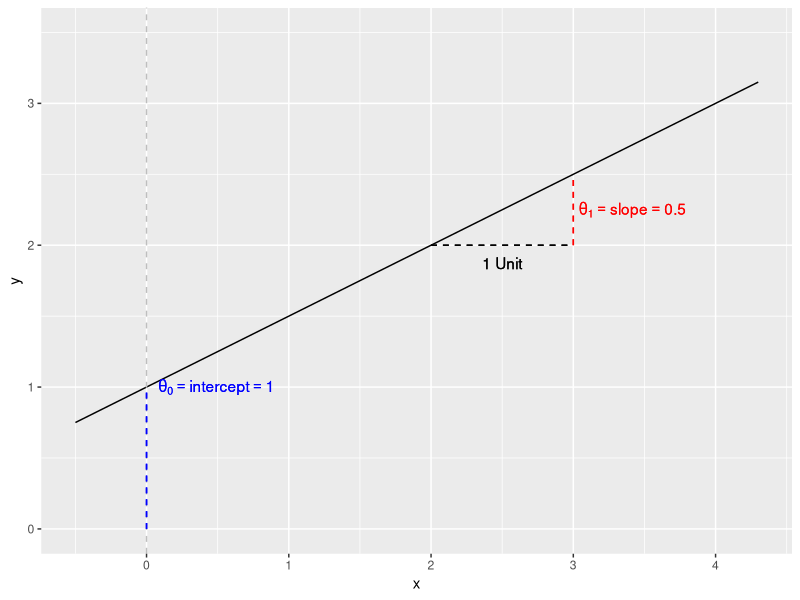
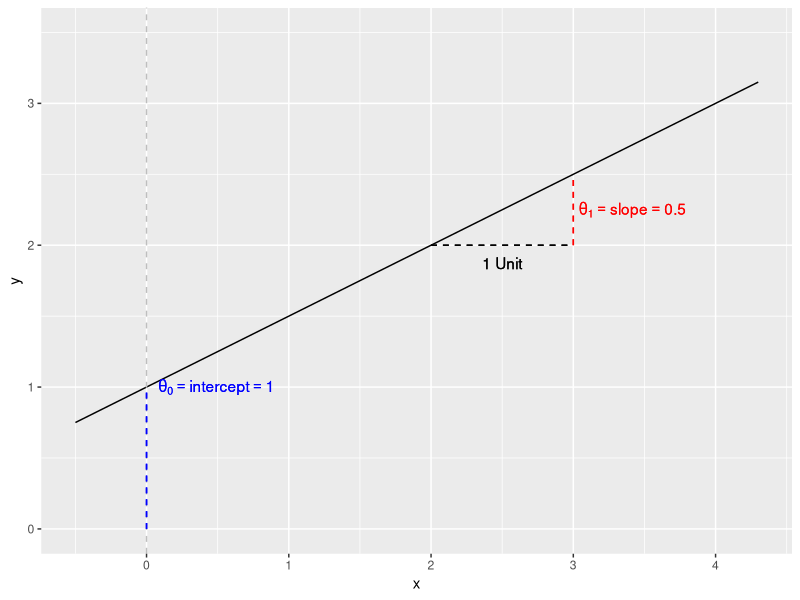

The R source for these figures, in order:
# PREREQ -----------------------------------------------------------------------

library(knitr)
library(ggplot2)

# PLOT -------------------------------------------------------------------------

pdf("../figure/reg_lm_plot.pdf", width = 4.8, height = 3.1)

ggplot(data = data.frame(x = c(-0.5, 4)), aes(x = x)) +
  
  stat_function(fun = function (x) { 1 + 0.5 * x }) +
  
  geom_vline(xintercept = 0, 
             color = "gray", 
             linetype = "dashed") +
  
  geom_segment(mapping = aes(x = 2, y = 2, xend = 3, yend = 2), 
               linetype = "dashed") +
  
  geom_segment(mapping = aes(x = 3, y = 2, xend = 3, yend = 2.5), 
               linetype = "dashed", 
               color = "red") +
  
  geom_segment(mapping = aes(x = 0, y = 0, xend = 0, yend = 1), 
               linetype = "dashed", 
               color = "blue") +
  
  geom_text(mapping = aes(x = 2.5, y = 2, label = "1 Unit"), vjust = 2) +
  
  geom_text(mapping = aes(x = 3, y = 2.25, 
                          label = "{theta[1] == slope} == 0.5"), 
            hjust = -0.05, 
            parse = TRUE, 
            color = "red") +
  
  geom_text(mapping = aes(x = 0, y = 1, 
                          label = "{theta[0] == intercept} == 1"), 
            hjust = -0.1, 
            parse = TRUE, 
            color = "blue") +
  
  ylim(c(0, 3.5)) + 
  xlim(c(-0.5, 4.3))

ggsave("../figure/reg_lm_plot.pdf", width = 4.8, height = 3.1)
dev.off()
